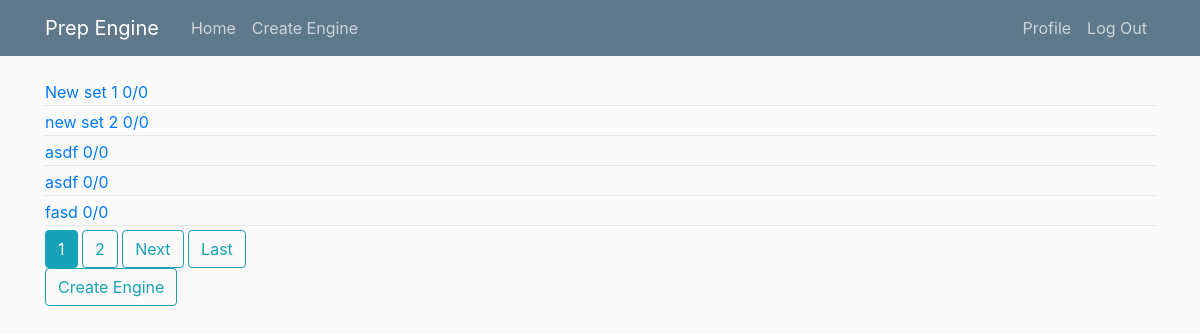
Before: / (signed in) with the older database file.
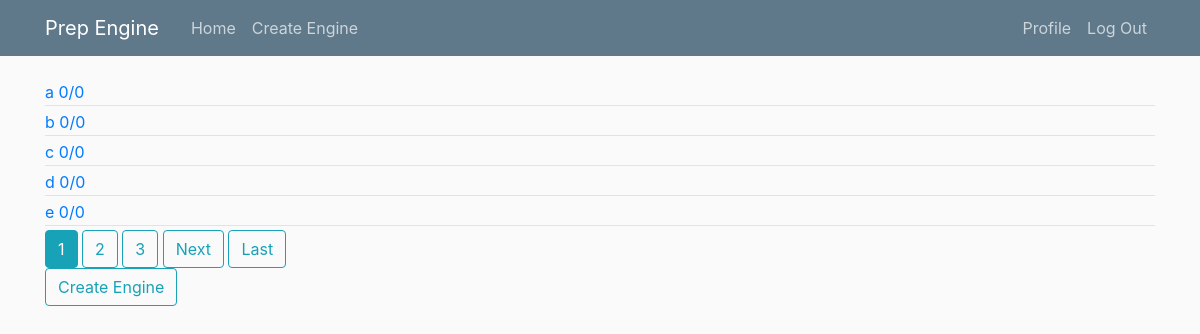
After: the same page with the newer database file.
### tutor_sets/models.py (models this page shows, shortened)
class TutorSet(models.Model):
    title = models.CharField(max_length=100)
    score = models.PositiveIntegerField(default=0)
    totalQuestions = models.PositiveIntegerField(default=0)
    author = models.ForeignKey(User, on_delete=models.CASCADE)

### home/views.py (the view)
# urls.py: path('', TutorSetListView.as_view(), name='engine-home'),
class TutorSetListView(ListView):
    model = TutorSet
    template_name = 'home/home.html'
    context_object_name = 'tutorSets'
    paginate_by = 5

### home/templates/home/home.html (shortened to what this page needs)
{% extends "home/base.html" %}
{% block content %}
    {% if user.is_authenticated %}
        {% for tutorSet in tutorSets %}
        <a href="{% url 'tutorSet-detail' tutorSet.pk %}">
            <div class="article-metadata">
                {{ tutorSet.title }}
                {{ tutorSet.score }}/{{ tutorSet.totalQuestions }}
            </div>
        </a>
        {% endfor %}
        {% if is_paginated %}
            {% for num in page_obj.paginator.page_range %}
                {% if page_obj.number == num %}
                    <a class="btn btn-info mb4" href="?page={{ num }}">{{ num }}</a>
                {% elif num > page_obj.number|add:'-3' and num < page_obj.number|add:3 %}
                    <a class="btn btn-outline-info mb4" href="?page={{ num }}">{{ num }}</a>
                {% endif %}
            {% endfor %}
            {% if page_obj.has_next %}
                <a class="btn btn-outline-info mb4" href="?page={{ page_obj.next_page_number }}">Next</a>
                <a class="btn btn-outline-info mb4" href="?page={{ page_obj.paginator.num_pages }}">Last</a>
            {% endif %}
        {% endif %}
        <div>
            <a class="btn btn-outline-info" href="{% url 'tutorSet-create' %}">Create Engine</a>
        </div>
    {% endif %}
{% endblock %}

### home/templates/home/base.html (shortened to what this page needs)
{% load static %}
<!DOCTYPE html>
<html lang="en">
<head>
    <link rel="stylesheet" href="https://maxcdn.bootstrapcdn.com/bootstrap/4.0.0/css/bootstrap.min.css">
    <link rel="stylesheet" href="{% static 'home/main.css' %}">
</head>
<body>
    <header class="site-header">
      <nav class="navbar navbar-expand-md navbar-dark bg-steel fixed-top">
        <div class="container">
          <a class="navbar-brand mr-4" href="{% url 'engine-home' %}">Prep Engine</a>
          <div class="collapse navbar-collapse" id="navbarToggle">
            <div class="navbar-nav mr-auto">
                {% if user.is_authenticated %}
                    <a class="nav-item nav-link" href="{% url 'engine-home' %}">Home</a>
                    <a class="nav-item nav-link" href="{% url 'tutorSet-create' %}">Create Engine</a>
                {% endif %}
            </div>
            <div class="navbar-nav">
              {% if user.is_authenticated %}
                <a class="nav-item nav-link" href="{% url 'profile' %}">Profile</a>
                <a class="nav-item nav-link" href="{% url 'logout' %}" data-toggle="modal" data-target="#confirmLogout">Log Out</a>
              {% else %}
                <a class="nav-item nav-link" href="{% url 'login' %}">Login</a>
                <a class="nav-item nav-link" href="{% url 'register' %}">Register</a>
              {% endif %}
            </div>
          </div>
        </div>
      </nav>
    </header>
    <div class="container">
        {% block content %}
        {% endblock %}
    </div>
</body>
</html>

### home/static/home/main.css (style rules this page uses)
body { background: #fafafa; color: #333333; margin-top: 5rem; }
.bg-steel { background-color: #5f788a; }
.site-header .navbar-nav .nav-link { color: #cbd5db; }
.article-metadata { padding-bottom: 1px; margin-bottom: 4px; border-bottom: 1px solid #e3e3e3 }

Changed rows visible on the page:
removed TutorSet: title "New set 1", score "0", totalQuestions "0"
removed TutorSet: title "new set 2", score "0", totalQuestions "0"
removed TutorSet: title "asdf", score "0", totalQuestions "0"
removed TutorSet: title "asdf", score "0", totalQuestions "0"
removed TutorSet: title "fasd", score "0", totalQuestions "0"
added TutorSet: title "a", score "0", totalQuestions "0"
added TutorSet: title "b", score "0", totalQuestions "0"
added TutorSet: title "c", score "0", totalQuestions "0"
added TutorSet: title "d", score "0", totalQuestions "0"
added TutorSet: title "e", score "0", totalQuestions "0"
Other visible differences:
new list line: "3"
